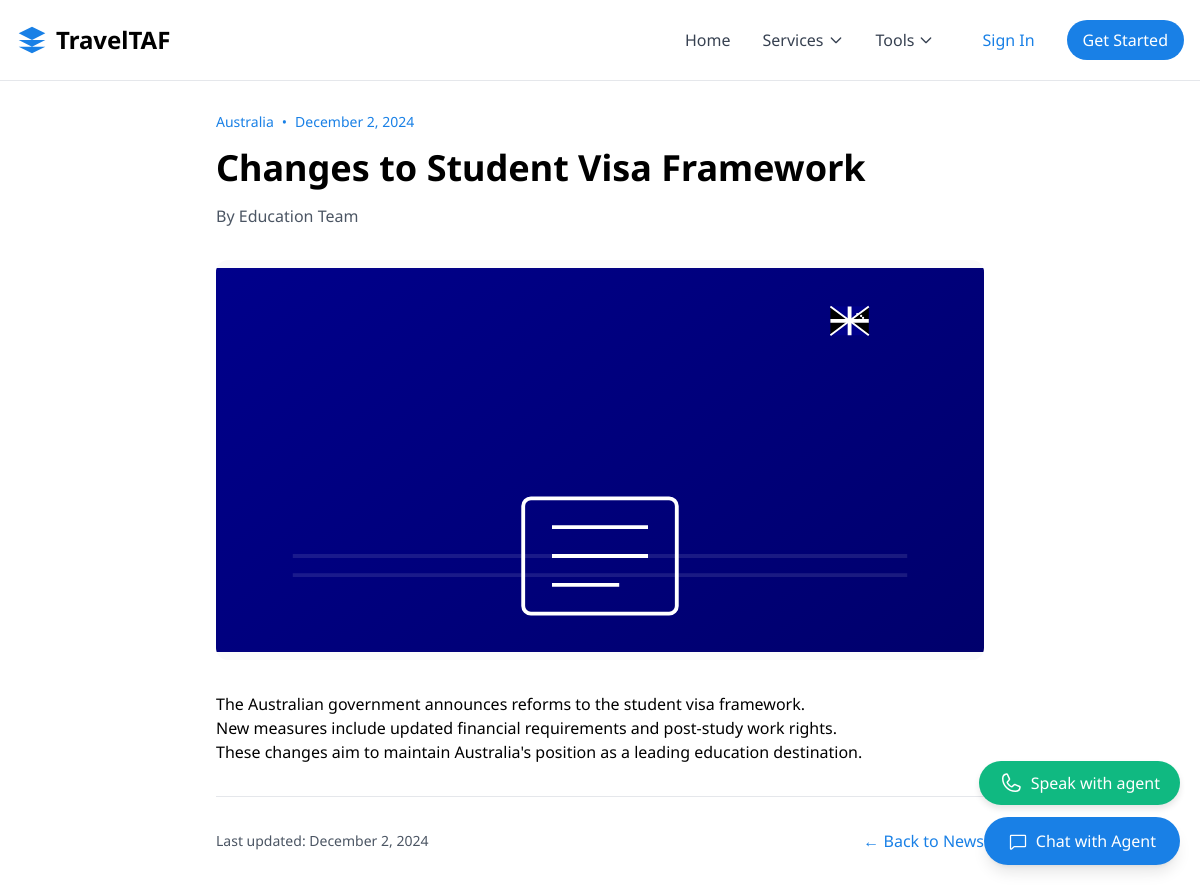
Page /news/changes-to-student-visa-framework/ on the committed database.
### news/models.py (models this page shows, shortened)
class News(models.Model):
    title = models.CharField(max_length=255)
    slug = models.SlugField(unique=True)
    content = models.TextField()
    category = models.ForeignKey(NewsCategory, on_delete=models.CASCADE, related_name='news')
    published_date = models.DateTimeField(auto_now_add=True)
    updated_date = models.DateTimeField(auto_now=True)
    author = models.CharField(max_length=100)
    image = models.ImageField(upload_to='news_images/', null=True, blank=True)
    is_featured = models.BooleanField(default=False)
    is_published = models.BooleanField(default=True)
    class Meta:
        verbose_name_plural = "News Articles"
        ordering = ['-published_date']

class NewsCategory(models.Model):
    name = models.CharField(max_length=100)
    slug = models.SlugField(unique=True)
    description = models.TextField(blank=True)
    class Meta:
        verbose_name_plural = "News Categories"

### news/views.py (the view)
# urls.py: path('<slug:slug>/', views.NewsDetailView.as_view(), name='detail'),
class NewsDetailView(DetailView):
    model = News
    template_name = 'news/news_detail.html'
    context_object_name = 'news'

### templates/news/news_detail.html
{% extends 'base.html' %}
{% load static %}
{% block content %}
<div class="container mx-auto px-4 py-8">
    <article class="max-w-3xl mx-auto">
        <header class="mb-8">
            <div class="flex items-center text-sm text-[#1980e6] mb-4">
                <span>{{ news.category.name }}</span>
                <span class="mx-2">•</span>
                <time>{{ news.published_date|date:"F j, Y" }}</time>
            </div>
            <h1 class="text-4xl font-bold mb-4">{{ news.title }}</h1>
            <div class="flex items-center text-gray-600">
                <span>By {{ news.author }}</span>
            </div>
        </header>
        {% if news.image %}
            <div class="mb-8">
                <img src="{{ news.image.url }}"
                     alt="{{ news.title }}"
                     class="w-full h-[400px] object-cover rounded-xl shadow-lg">
            </div>
        {% else %}
            <div class="mb-8">
                <img src="{% static 'images/svg/news_icons/'|add:news.category.slug|add:'.svg' %}"
                     alt="{{ news.category.name }} News"
                     class="w-full h-[400px] object-contain bg-gray-50 rounded-xl">
            </div>
        {% endif %}
        <div class="prose max-w-none">
            {{ news.content|linebreaks }}
        </div>
        <footer class="mt-8 pt-8 border-t">
            <div class="flex justify-between items-center">
                <div class="text-sm text-gray-600">
                    Last updated: {{ news.updated_date|date:"F j, Y" }}
                </div>
                <a href="{% url 'news:list' %}"
                   class="text-[#1980e6] hover:text-blue-700">
                    ← Back to News
                </a>
            </div>
        </footer>
    </article>
</div>
{% endblock %}

### static/css/index.css (style rules this page uses)
body { font-family: "Noto Serif", "Noto Sans", sans-serif; }

### templates/base.html (style rules this page uses)
body { font-family: 'Noto Sans', sans-serif; }

### rows in the picture
News: category.name "Australia", published_date "December 2, 2024", title "Changes to Student Visa Framework", author "Education Team", content "The Australian government announces reforms to the student visa framework. New measures include updated financial requirements and post-study work rights. These changes aim to maintain Australia's position as a leading education destination.", updated_date "December 2, 2024"
